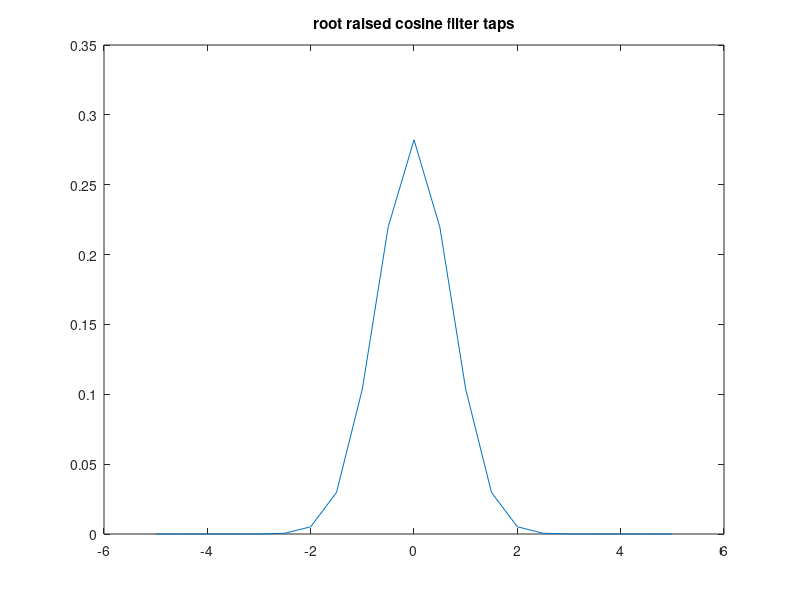
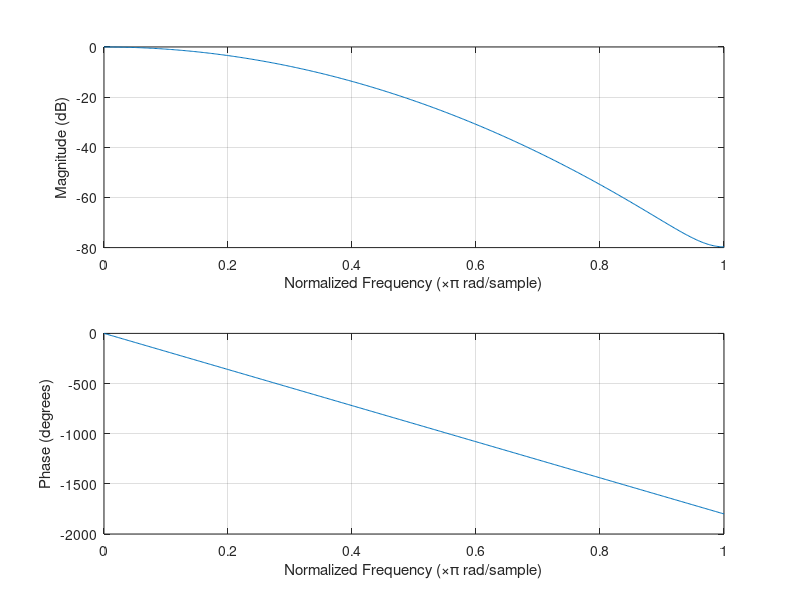

MATLAB code for these plots, in order:
clc;
clear all;
close all;

%Parameters
nb_sample = 2^10;
Fsymb = 1;
Fsamp = 2;
B_T=0.3;
manual_gain=1;

%Init
Ts=1/Fsymb;
Tsamp=1/Fsamp;
t=(-5:Tsamp:5);

%Intermediate calculations
B=B_T/Tsamp;

%Filter coefficients
delta_h = sqrt(log(2))/2/pi/B/Tsamp;
h=zeros(1,length(t));
for k=1:length(t)
    h(k)=[exp(-1*t(k)^2)/(2*delta_h^2*Tsamp^2)] / [sqrt(2*pi)*delta_h*Tsamp];
end;

%Measure gain
data_in=zeros(1,nb_sample)+1023;
data_out=conv(data_in,h);
measured_gain=data_out(nb_sample/2)/data_in(nb_sample/2);

%Compense
h=h/measured_gain*manual_gain;

%Plot the taps
figure(1);
x_axis = t;
plot(x_axis,h);
title('root raised cosine filter taps');

%Plot the reponse
figure(2);
freqz(h,1,512);

%Save taps
fid=fopen('taps.txt','w');
fprintf(fid,'%f\n',h);
fclose(fid);

%Save taps for gnu radio
fid=fopen('taps_gnu_radio.txt','w');
fprintf(fid,'[');
for k=1:length(h)
  if k==length(h)
    fprintf(fid,'%f]\n',h(k));
   else
    fprintf(fid,'%f,\n',h(k));
   end;
end;
  
fclose(fid);
